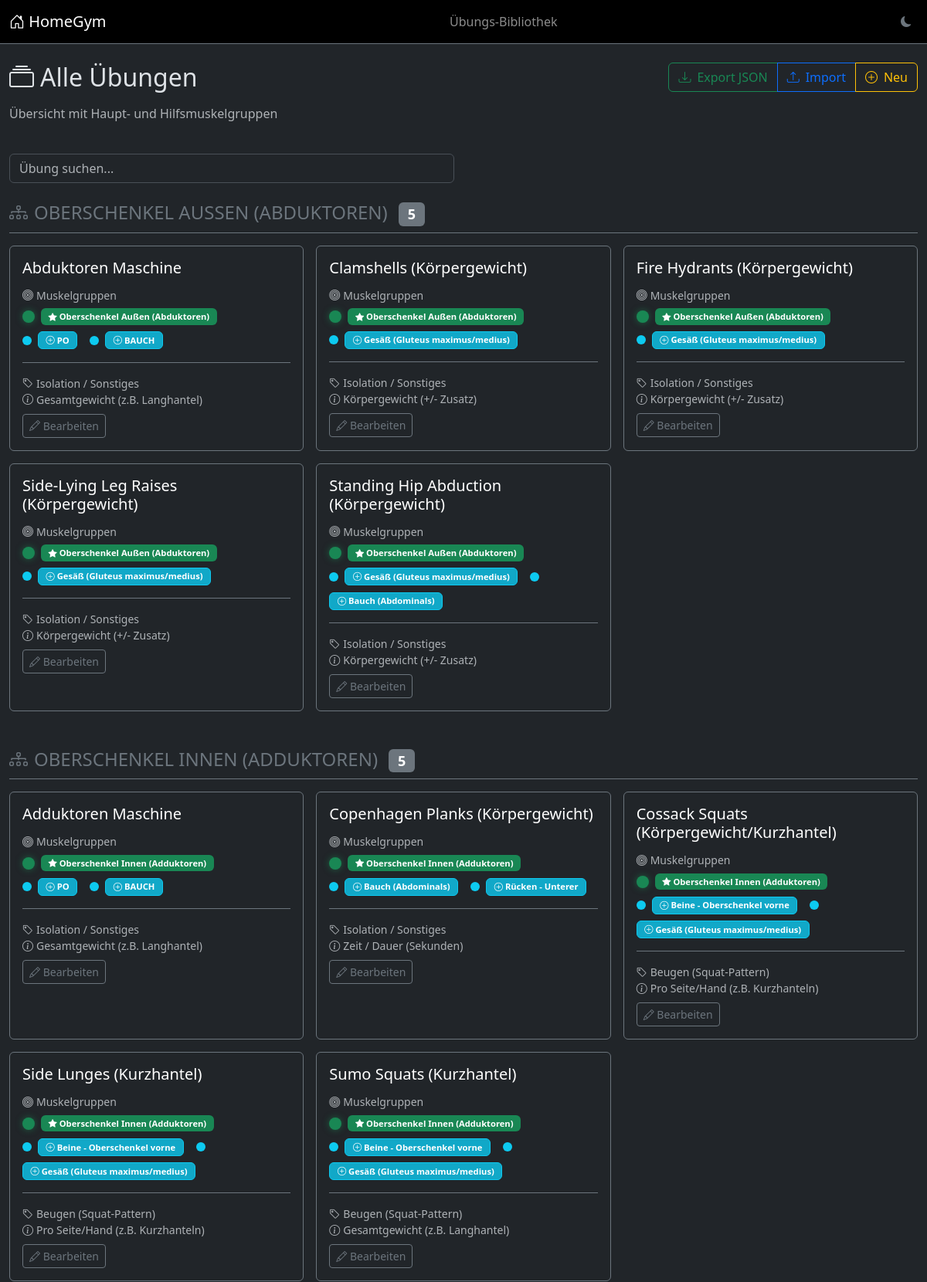
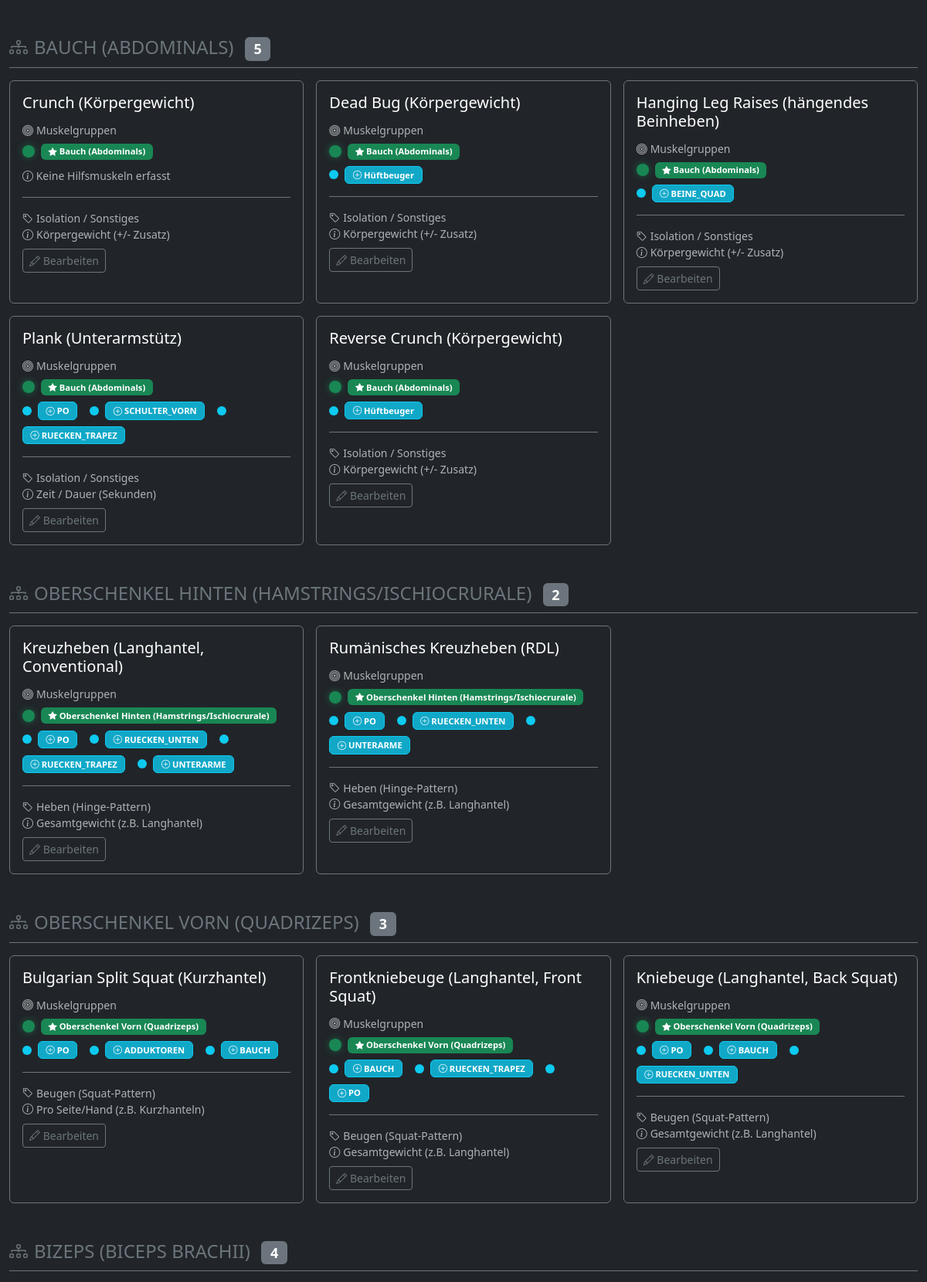
/uebungen/ (signed in, upper part), run on the app's committed database (2 pictures, top to bottom).
### core/models.py (models this page shows, shortened)
class Uebung(models.Model):
    bezeichnung = models.CharField(max_length=100, unique=True, verbose_name="Name der Übung")
    muskelgruppe = models.CharField(max_length=50, choices=MUSKELGRUPPEN, verbose_name="Hauptmuskel")
    hilfsmuskeln = models.JSONField(default=list, blank=True, verbose_name="Hilfsmuskelgruppen")
    gewichts_typ = models.CharField(max_length=20, choices=GEWICHTS_TYP, default='GESAMT', verbose_name="Gewichtsart")
    bewegungstyp = models.CharField(max_length=20, choices=BEWEGUNGS_TYP, default='ISOLATION', verbose_name="Bewegungsmuster")
    equipment = models.ManyToManyField(Equipment, related_name="uebungen", blank=True, verbose_name="Benötigtes Equipment")
    beschreibung = models.TextField(blank=True, verbose_name="Anleitung / Notizen")
    bild = models.ImageField(upload_to='uebungen_bilder/', blank=True, null=True, verbose_name="Foto/Grafik")
    video_link = models.URLField(blank=True, null=True, verbose_name="YouTube Link")
    favoriten = models.ManyToManyField(User, related_name="favoriten_uebungen", blank=True)
    erstellt_am = models.DateTimeField(auto_now_add=True)
    class Meta:
        verbose_name = "Übung"
        verbose_name_plural = "Übungen"
        ordering = ['bezeichnung']

### core/views.py (the view)
# urls.py: path('uebungen/', views.uebungen_auswahl, name='uebungen_auswahl'),
@login_required
def uebungen_auswahl(request):
    user_equipment_ids = request.user.verfuegbares_equipment.values_list('id', flat=True)
    if user_equipment_ids:
        uebungen = []
        for uebung in Uebung.objects.prefetch_related('equipment').order_by('muskelgruppe', 'bezeichnung'):
            required_eq_ids = set(uebung.equipment.values_list('id', flat=True))
            if not required_eq_ids or required_eq_ids.issubset(set(user_equipment_ids)):
                uebungen.append(uebung)
    else:
        uebungen = Uebung.objects.filter(equipment__isnull=True).distinct().order_by('muskelgruppe', 'bezeichnung')
    uebungen_nach_gruppe = {}
    for uebung in uebungen:
        mg_label = dict(MUSKELGRUPPEN).get(uebung.muskelgruppe, uebung.muskelgruppe)
        if mg_label not in uebungen_nach_gruppe:
            uebungen_nach_gruppe[mg_label] = []
        hilfs_labels = []
        if uebung.hilfsmuskeln:
            if isinstance(uebung.hilfsmuskeln, str):
                hilfs_texte = [h.strip() for h in uebung.hilfsmuskeln.split(',')]
            else:
                hilfs_texte = uebung.hilfsmuskeln
            text_to_code = {
                'Trizeps': 'TRIZEPS',
                'Bizeps': 'BIZEPS',
                'Brust': 'BRUST',
                'Schulter - Vordere': 'SCHULTER_VORN',
                'Schulter - Seitliche': 'SCHULTER_SEIT',
                'Schulter - Hintere': 'SCHULTER_HINT',
                'Bauch': 'BAUCH',
                'Po': 'PO',
                'Unterarme': 'UNTERARME',
                'Rücken - Nacken/Trapez': 'RUECKEN_TRAPEZ',
                'Rücken - Breiter Muskel': 'RUECKEN_LAT',
                'Rücken - Latissimus': 'RUECKEN_LAT',
                'Unterer Rücken': 'RUECKEN_UNTEN',
                'Beine - Quadrizeps': 'BEINE_QUAD',
                'Beine - Hamstrings': 'BEINE_HAM',
                'Waden': 'WADEN',
                'Adduktoren': 'ADDUKTOREN',
            }
            import re
            for hilfs_text in hilfs_texte:
                hilfs_text_clean = re.sub(r'\([^)]*\)', '', hilfs_text).strip()
                code = text_to_code.get(hilfs_text_clean)
                if code:
                    label = dict(MUSKELGRUPPEN).get(code, hilfs_text_clean)
                    hilfs_labels.append(label)
                else:
                    hilfs_labels.append(hilfs_text_clean)
        uebungen_nach_gruppe[mg_label].append({
            'id': uebung.id,
            'bezeichnung': uebung.bezeichnung,
            'muskelgruppe': uebung.muskelgruppe,
            'muskelgruppe_label': mg_label,
            'hilfsmuskeln': hilfs_labels,
            'hilfsmuskeln_count': len(hilfs_labels),
            'bewegungstyp': uebung.get_bewegungstyp_display(),
            'gewichts_typ': uebung.get_gewichts_typ_display(),
        })
    context = {
        'uebungen_nach_gruppe': uebungen_nach_gruppe,
    }
    return render(request, 'core/uebungen_auswahl.html', context)

### core/templates/core/uebungen_auswahl.html (shortened to what this page needs)
{% load static %}
{% load static %}<!doctype html>
<html lang="de" data-bs-theme="dark" id="htmlRoot">
<head>
    <link href="https://cdn.jsdelivr.net/npm/bootstrap@5.3.3/dist/css/bootstrap.min.css" rel="stylesheet">
    <link rel="stylesheet" href="https://cdn.jsdelivr.net/npm/bootstrap-icons@1.11.3/font/bootstrap-icons.min.css">
    <link rel="stylesheet" href="{% static 'core/css/theme-styles.css' %}">
</head>
<body>
    <nav class="navbar navbar-dark bg-black border-bottom border-secondary">
        <div class="container-fluid">
            <a class="navbar-brand" href="{% url 'dashboard' %}">
                <i class="bi bi-house-door"></i> HomeGym
            </a>
            <span class="navbar-text">Übungs-Bibliothek</span>
                    <button onclick="toggleTheme()" class="btn btn-sm btn-outline-secondary border-0 ms-2" title="Theme wechseln">
              <i class="bi bi-moon-fill" id="themeIcon"></i>
            </button>
</div>
    </nav>
    <div class="container-fluid py-4">
        <div class="row mb-4">
            <div class="col">
                <h2 class="mb-3">
                    <i class="bi bi-collection me-2"></i>Alle Übungen
                </h2>
                <p class="text-muted">
                    Übersicht mit Haupt- und Hilfsmuskelgruppen
                </p>
            </div>
            {% if user.is_staff %}
            <div class="col-auto">
                <div class="btn-group" role="group">
                    <a href="{% url 'export_uebungen' %}" class="btn btn-outline-success" title="Übungen exportieren">
                        <i class="bi bi-download me-2"></i>Export JSON
                    </a>
                    <button type="button" class="btn btn-outline-primary" data-bs-toggle="modal" data-bs-target="#importModal" title="Übungen importieren">
                        <i class="bi bi-upload me-2"></i>Import
                    </button>
                    <a href="{% url 'admin:core_uebung_add' %}" class="btn btn-outline-warning" title="Neue Übung">
                        <i class="bi bi-plus-circle me-2"></i>Neu
                    </a>
                </div>
            </div>
            {% endif %}
        </div>
        <div class="row mb-4">
            <div class="col-md-6">
                <input type="text" id="searchExercises" class="form-control" placeholder="Übung suchen...">
            </div>
        </div>
        {% for gruppe, uebungen in uebungen_nach_gruppe.items %}
        <div class="muscle-group-section mb-5">
            <h4 class="text-secondary text-uppercase mb-3 border-bottom border-secondary pb-2">
                <i class="bi bi-diagram-3 me-2"></i>{{ gruppe }}
                <span class="badge bg-secondary ms-2">{{ uebungen|length }}</span>
            </h4>
            <div class="row g-3">
                {% for uebung in uebungen %}
                <div class="col-lg-4 col-md-6 exercise-item" data-name="{{ uebung.bezeichnung|lower }}">
                    <div class="card exercise-card bg-dark border-secondary h-100">
                        <div class="card-body">
                            <h5 class="card-title mb-3">
                                {{ uebung.bezeichnung }}
                            </h5>
                            <div class="mb-3">
                                <h6 class="text-muted small mb-2">
                                    <i class="bi bi-bullseye me-1"></i>Muskelgruppen
                                </h6>
                                <div class="muscle-visual mb-2">
                                    <span class="muscle-dot primary" title="Hauptmuskel"></span>
                                    <span class="badge muscle-badge primary">
                                        <i class="bi bi-star-fill"></i> {{ uebung.muskelgruppe_label }}
                                    </span>
                                </div>
                                {% if uebung.hilfsmuskeln %}
                                <div class="muscle-visual">
                                    {% for hilfs in uebung.hilfsmuskeln %}
                                    <span class="muscle-dot secondary" title="Hilfsmuskel"></span>
                                    <span class="badge muscle-badge secondary">
                                        <i class="bi bi-plus-circle"></i> {{ hilfs }}
                                    </span>
                                    {% if not forloop.last %}<br>{% endif %}
                                    {% endfor %}
                                </div>
                                {% else %}
                                <small class="text-muted">
                                    <i class="bi bi-info-circle"></i> Keine Hilfsmuskeln erfasst
                                </small>
                                {% endif %}
                            </div>
                            <div class="mt-auto pt-3 border-top border-secondary">
                                <small class="text-muted d-block">
                                    <i class="bi bi-tag me-1"></i>{{ uebung.bewegungstyp }}
                                </small>
                                <small class="text-muted d-block">
                                    <i class="bi bi-info-circle me-1"></i>{{ uebung.gewichts_typ }}
                                </small>
                                {% if user.is_staff %}
                                <div class="mt-2">
                                    <a href="{% url 'admin:core_uebung_change' uebung.id %}" class="btn btn-sm btn-outline-secondary">
                                        <i class="bi bi-pencil"></i> Bearbeiten
                                    </a>
                                </div>
                                {% endif %}
                            </div>
                        </div>
                    </div>
                </div>
                {% endfor %}
            </div>
        </div>
        {% endfor %}
    </div>
</body>
</html>

### core/static/core/css/theme-styles.css (style rules this page uses)
[data-bs-theme="dark"] .card { background-color: #2b3035; color: #fff; }

### core/templates/core/uebungen_auswahl.html (style rules this page uses)
.exercise-card { transition: all 0.2s; }
.muscle-visual { display: flex; align-items: center; gap: 0.5rem; flex-wrap: wrap; }
.muscle-dot { width: 12px; height: 12px; border-radius: 50%; display: inline-block; }
.muscle-dot.primary { background-color: #198754; width: 16px; height: 16px; box-shadow: 0 0 8px rgba(25, 135, 84, 0.6); }
.muscle-dot.secondary { background-color: #0dcaf0; }
.muscle-badge { font-size: 0.7rem; padding: 0.3rem 0.6rem; }
.muscle-badge.primary { background-color: #198754; }
.muscle-badge.secondary { background-color: rgba(13, 202, 240, 0.8); border: 1px solid #0dcaf0; }

### data on the page
Uebung: bezeichnung "Abduktoren Maschine"
Uebung: bezeichnung "Clamshells (Körpergewicht)"
Uebung: bezeichnung "Fire Hydrants (Körpergewicht)"
Uebung: bezeichnung "Side-Lying Leg Raises (Körpergewicht)"
Uebung: bezeichnung "Standing Hip Abduction (Körpergewicht)"
Uebung: bezeichnung "Adduktoren Maschine"
Uebung: bezeichnung "Copenhagen Planks (Körpergewicht)"
Uebung: bezeichnung "Cossack Squats (Körpergewicht/Kurzhantel)"
Uebung: bezeichnung "Side Lunges (Kurzhantel)"
Uebung: bezeichnung "Sumo Squats (Kurzhantel)"
Uebung: bezeichnung "Crunch (Körpergewicht)"
Uebung: bezeichnung "Dead Bug (Körpergewicht)"
Uebung: bezeichnung "Hanging Leg Raises (hängendes Beinheben)"
Uebung: bezeichnung "Plank (Unterarmstütz)"
Uebung: bezeichnung "Reverse Crunch (Körpergewicht)"
Uebung: bezeichnung "Kreuzheben (Langhantel, Conventional)"
Uebung: bezeichnung "Rumänisches Kreuzheben (RDL)"
Uebung: bezeichnung "Bulgarian Split Squat (Kurzhantel)"
Uebung: bezeichnung "Frontkniebeuge (Langhantel, Front Squat)"
Uebung: bezeichnung "Kniebeuge (Langhantel, Back Squat)"

### other printed values
{{ gruppe }} "OBERSCHENKEL AUSSEN (ABDUKTOREN)" "OBERSCHENKEL INNEN (ADDUKTOREN)" "BAUCH (ABDOMINALS)" "OBERSCHENKEL HINTEN (HAMSTRINGS/ISCHIOCRURALE)" "OBERSCHENKEL VORN (QUADRIZEPS)" "BIZEPS (BICEPS BRACHII)"
{{ uebungen|length }} "5" "5" "5" "2" "3" "4"
{{ uebung.muskelgruppe_label }} "Oberschenkel Außen (Abduktoren)" "Oberschenkel Außen (Abduktoren)" "Oberschenkel Außen (Abduktoren)" "Oberschenkel Außen (Abduktoren)" "Oberschenkel Außen (Abduktoren)" "Oberschenkel Innen (Adduktoren)" "Oberschenkel Innen (Adduktoren)" "Oberschenkel Innen (Adduktoren)" "Oberschenkel Innen (Adduktoren)" "Oberschenkel Innen (Adduktoren)" "Bauch (Abdominals)" "Bauch (Abdominals)" "Bauch (Abdominals)" "Bauch (Abdominals)" "Bauch (Abdominals)" "Oberschenkel Hinten (Hamstrings/Ischiocrurale)" "Oberschenkel Hinten (Hamstrings/Ischiocrurale)" "Oberschenkel Vorn (Quadrizeps)" "Oberschenkel Vorn (Quadrizeps)" "Oberschenkel Vorn (Quadrizeps)"
{{ hilfs }} "PO" "BAUCH" "Gesäß (Gluteus maximus/medius)" "Gesäß (Gluteus maximus/medius)" "Gesäß (Gluteus maximus/medius)" "Gesäß (Gluteus maximus/medius)" "Bauch (Abdominals)" "PO" "BAUCH" "Bauch (Abdominals)" "Rücken - Unterer" "Beine - Oberschenkel vorne" "Gesäß (Gluteus maximus/medius)" "Beine - Oberschenkel vorne" "Gesäß (Gluteus maximus/medius)" "Beine - Oberschenkel vorne" "Gesäß (Gluteus maximus/medius)" "Hüftbeuger" "BEINE_QUAD" "PO" "SCHULTER_VORN" "RUECKEN_TRAPEZ" "Hüftbeuger" "PO" "RUECKEN_UNTEN" "RUECKEN_TRAPEZ" "UNTERARME" "PO" "RUECKEN_UNTEN" "UNTERARME" "PO" "ADDUKTOREN" "BAUCH" "BAUCH" "RUECKEN_TRAPEZ" "PO" "PO" "BAUCH" "RUECKEN_UNTEN"
{{ uebung.bewegungstyp }} "Isolation / Sonstiges" "Isolation / Sonstiges" "Isolation / Sonstiges" "Isolation / Sonstiges" "Isolation / Sonstiges" "Isolation / Sonstiges" "Isolation / Sonstiges" "Beugen (Squat-Pattern)" "Beugen (Squat-Pattern)" "Beugen (Squat-Pattern)" "Isolation / Sonstiges" "Isolation / Sonstiges" "Isolation / Sonstiges" "Isolation / Sonstiges" "Isolation / Sonstiges" "Heben (Hinge-Pattern)" "Heben (Hinge-Pattern)" "Beugen (Squat-Pattern)" "Beugen (Squat-Pattern)" "Beugen (Squat-Pattern)"
{{ uebung.gewichts_typ }} "Gesamtgewicht (z.B. Langhantel)" "Körpergewicht (+/- Zusatz)" "Körpergewicht (+/- Zusatz)" "Körpergewicht (+/- Zusatz)" "Körpergewicht (+/- Zusatz)" "Gesamtgewicht (z.B. Langhantel)" "Zeit / Dauer (Sekunden)" "Pro Seite/Hand (z.B. Kurzhanteln)" "Pro Seite/Hand (z.B. Kurzhanteln)" "Gesamtgewicht (z.B. Langhantel)" "Körpergewicht (+/- Zusatz)" "Körpergewicht (+/- Zusatz)" "Körpergewicht (+/- Zusatz)" "Zeit / Dauer (Sekunden)" "Körpergewicht (+/- Zusatz)" "Gesamtgewicht (z.B. Langhantel)" "Gesamtgewicht (z.B. Langhantel)" "Pro Seite/Hand (z.B. Kurzhanteln)" "Gesamtgewicht (z.B. Langhantel)" "Gesamtgewicht (z.B. Langhantel)"
